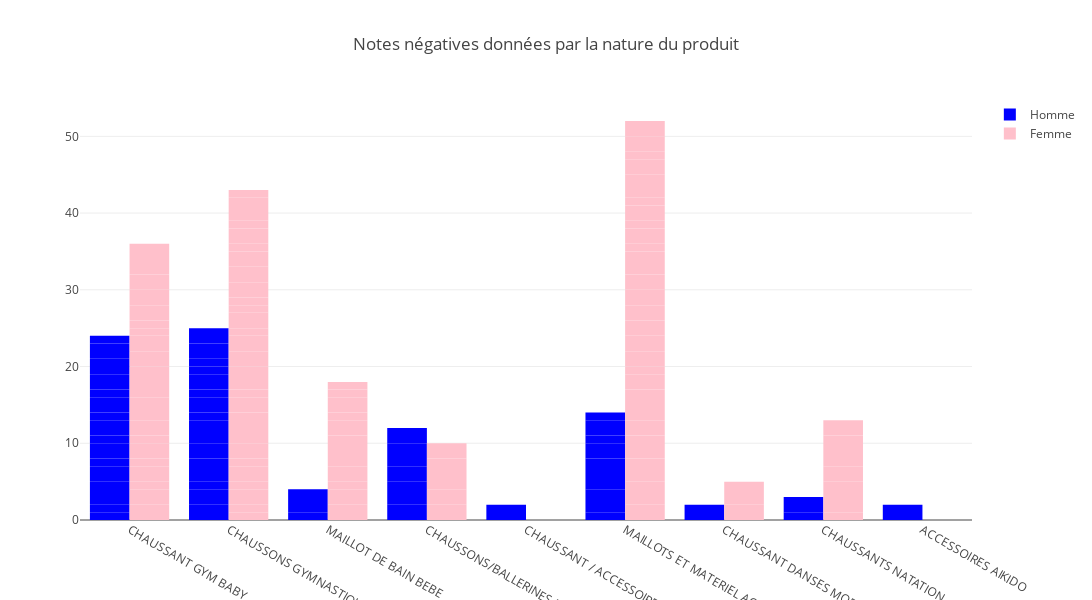

The code cell stored with this chart in its notebook:
### Code cell
df_chaussons = df_note[df_note['nature']=='Chaussons']

# Couleur personnalisée pour les barres
couleur_bars = 'rgba(0, 0, 128, 1)'  # Bleu foncé

# Créer la figure en utilisant les données correctes
fig = go.Figure(
    data=[
        go.Bar(
            x=df_chaussons[df_chaussons["sexe"] == "H"]["famille"],  # Nature pour le sexe "H"
            y=df_chaussons[df_chaussons["sexe"] == "H"]["note"],    # Notes pour le sexe "H"
            marker=dict(color='blue'),  # Couleur pour le sexe "H"
            name='Homme'  # Légende pour le sexe "H"
        ),
        go.Bar(
            x=df_chaussons[df_chaussons["sexe"] == "F"]["famille"],  # Nature pour le sexe "F"
            y=df_chaussons[df_chaussons["sexe"] == "F"]["note"],    # Notes pour le sexe "F"
            marker=dict(color='pink'),  # Couleur pour le sexe "F"
            name='Femme'  # Légende pour le sexe "F"
        )
    ],
    layout=go.Layout(
        title=go.layout.Title(text="Notes négatives données par la nature du produit"),
        plot_bgcolor='white',  # Couleur de fond en blanc
        width=1100,  # Largeur de la figure en pixels
        height=600,  # Hauteur de la figure en pixels
        barmode='group'  # Mode de groupage des barres
    )
)
fig.show()

### Figure 1 — Plotly figure (JSON) as saved in the notebook; plotly's stock layout.template omitted (floating-point values rounded to 4 significant figures)
{"data": [{"marker": {"color": "blue"}, "name": "Homme", "type": "bar", "x": ["CHAUSSANT GYM BABY", "CHAUSSONS GYMNASTIQUE", "CHAUSSONS GYMNASTIQUE", "CHAUSSANT GYM BABY", "CHAUSSANT GYM BABY", "CHAUSSANT GYM BABY", "MAILLOT DE BAIN BEBE", "MAILLOT DE BAIN BEBE", "CHAUSSANT GYM BABY", "CHAUSSONS/BALLERINES ESCALADE", "CHAUSSANT / ACCESSOIRES THERMIQUE GLISSE", "MAILLOTS ET MATERIEL AQUAGYM AQUABIKE", "CHAUSSANT GYM BABY", "MAILLOTS ET MATERIEL AQUAGYM AQUABIKE", "CHAUSSONS GYMNASTIQUE", "CHAUSSONS GYMNASTIQUE", "MAILLOTS ET MATERIEL AQUAGYM AQUABIKE", "CHAUSSONS GYMNASTIQUE", "CHAUSSONS GYMNASTIQUE", "CHAUSSONS GYMNASTIQUE", "CHAUSSANT GYM BABY", "CHAUSSANT GYM BABY", "CHAUSSONS GYMNASTIQUE", "CHAUSSONS GYMNASTIQUE", "CHAUSSONS GYMNASTIQUE", "CHAUSSONS GYMNASTIQUE", "CHAUSSONS GYMNASTIQUE", "CHAUSSONS/BALLERINES ESCALADE", "CHAUSSONS GYMNASTIQUE", "MAILLOTS ET MATERIEL AQUAGYM AQUABIKE", "CHAUSSONS GYMNASTIQUE", "MAILLOTS ET MATERIEL AQUAGYM AQUABIKE", "CHAUSSANT GYM BABY", "CHAUSSONS GYMNASTIQUE", "CHAUSSONS/BALLERINES ESCALADE", "CHAUSSANT DANSES MODERNES", "CHAUSSANT GYM BABY", "CHAUSSANT GYM BABY", "MAILLOTS ET MATERIEL AQUAGYM AQUABIKE", "CHAUSSONS GYMNASTIQUE", "CHAUSSANTS NATATION", "CHAUSSANT GYM BABY", "MAILLOTS ET MATERIEL AQUAGYM AQUABIKE", "CHAUSSANT GYM BABY", "CHAUSSONS/BALLERINES ESCALADE", "MAILLOTS ET MATERIEL AQUAGYM AQUABIKE", "CHAUSSONS/BALLERINES ESCALADE", "CHAUSSONS GYMNASTIQUE", "CHAUSSANT GYM BABY", "CHAUSSANT GYM BABY", "MAILLOT DE BAIN BEBE", "CHAUSSONS GYMNASTIQUE", "MAILLOTS ET MATERIEL AQUAGYM AQUABIKE", "ACCESSOIRES AIKIDO", "CHAUSSONS/BALLERINES ESCALADE", "MAILLOTS ET MATERIEL AQUAGYM AQUABIKE", "CHAUSSANT GYM BABY", "CHAUSSANTS NATATION", "CHAUSSONS/BALLERINES ESCALADE"], "y": [1, 2, 2, 1, 1, 2, 1, 2, 2, 2, 2, 1, 1, 2, 1, 1, 1, 2, 1, 1, 2, 1, 2, 1, 1, 2, 1, 1, 1, 2, 1, 2, 2, 1, 2, 2, 1, 2, 2, 1, 1, 1, 1, 2, 2, 1, 2, 2, 2, 2, 1, 2, 1, 2, 1, 1, 1, 2, 2]}, {"marker": {"color": "pink"}, "name": "Femme", "type": "bar", "x": ["MAILLOTS ET MATERIEL AQUAGYM AQUABIKE", "CHAUSSONS GYMNASTIQUE", "CHAUSSONS GYMNASTIQUE", "CHAUSSANTS NATATION", "MAILLOT DE BAIN BEBE", "MAILLOTS ET MATERIEL AQUAGYM AQUABIKE", "MAILLOTS ET MATERIEL AQUAGYM AQUABIKE", "CHAUSSANT DANSES MODERNES", "CHAUSSANT GYM BABY", "CHAUSSANT GYM BABY", "MAILLOTS ET MATERIEL AQUAGYM AQUABIKE", "CHAUSSANT GYM BABY", "CHAUSSANT GYM BABY", "CHAUSSONS GYMNASTIQUE", "CHAUSSANT GYM BABY", "CHAUSSONS GYMNASTIQUE", "MAILLOTS ET MATERIEL AQUAGYM AQUABIKE", "CHAUSSANT GYM BABY", "CHAUSSONS GYMNASTIQUE", "MAILLOTS ET MATERIEL AQUAGYM AQUABIKE", "MAILLOTS ET MATERIEL AQUAGYM AQUABIKE", "CHAUSSONS GYMNASTIQUE", "CHAUSSANTS NATATION", "MAILLOT DE BAIN BEBE", "CHAUSSANTS NATATION", "CHAUSSANT GYM BABY", "MAILLOTS ET MATERIEL AQUAGYM AQUABIKE", "CHAUSSANT GYM BABY", "CHAUSSONS GYMNASTIQUE", "CHAUSSONS GYMNASTIQUE", "MAILLOTS ET MATERIEL AQUAGYM AQUABIKE", "CHAUSSONS GYMNASTIQUE", "CHAUSSANT GYM BABY", "MAILLOTS ET MATERIEL AQUAGYM AQUABIKE", "MAILLOTS ET MATERIEL AQUAGYM AQUABIKE", "CHAUSSONS GYMNASTIQUE", "CHAUSSANT GYM BABY", "MAILLOTS ET MATERIEL AQUAGYM AQUABIKE", "CHAUSSONS GYMNASTIQUE", "MAILLOTS ET MATERIEL AQUAGYM AQUABIKE", "CHAUSSANT GYM BABY", "MAILLOTS ET MATERIEL AQUAGYM AQUABIKE", "CHAUSSANTS NATATION", "CHAUSSONS/BALLERINES ESCALADE", "CHAUSSONS GYMNASTIQUE", "CHAUSSONS GYMNASTIQUE", "MAILLOT DE BAIN BEBE", "CHAUSSANT GYM BABY", "MAILLOT DE BAIN BEBE", "MAILLOT DE BAIN BEBE", "CHAUSSONS GYMNASTIQUE", "CHAUSSANT GYM BABY", "MAILLOTS ET MATERIEL AQUAGYM AQUABIKE", "CHAUSSONS GYMNASTIQUE", "CHAUSSANT GYM BABY", "CHAUSSONS GYMNASTIQUE", "CHAUSSANT GYM BABY", "CHAUSSONS GYMNASTIQUE", "CHAUSSANT GYM BABY", "CHAUSSONS GYMNASTIQUE", "MAILLOTS ET MATERIEL AQUAGYM AQUABIKE", "CHAUSSONS/BALLERINES ESCALADE", "MAILLOT DE BAIN BEBE", "MAILLOT DE BAIN BEBE", "MAILLOTS ET MATERIEL AQUAGYM AQUABIKE", "CHAUSSONS GYMNASTIQUE", "CHAUSSONS GYMNASTIQUE", "CHAUSSONS GYMNASTIQUE", "MAILLOTS ET MATERIEL AQUAGYM AQUABIKE", "CHAUSSONS GYMNASTIQUE", "CHAUSSANT GYM BABY", "MAILLOT DE BAIN BEBE", "MAILLOTS ET MATERIEL AQUAGYM AQUABIKE", "CHAUSSANT DANSES MODERNES", "CHAUSSANT GYM BABY", "MAILLOTS ET MATERIEL AQUAGYM AQUABIKE", "MAILLOTS ET MATERIEL AQUAGYM AQUABIKE", "CHAUSSANTS NATATION", "MAILLOTS ET MATERIEL AQUAGYM AQUABIKE", "CHAUSSONS GYMNASTIQUE", "MAILLOTS ET MATERIEL AQUAGYM AQUABIKE", "CHAUSSONS GYMNASTIQUE", "MAILLOTS ET MATERIEL AQUAGYM AQUABIKE", "CHAUSSONS/BALLERINES ESCALADE", "MAILLOTS ET MATERIEL AQUAGYM AQUABIKE", "CHAUSSONS/BALLERINES ESCALADE", "CHAUSSONS/BALLERINES ESCALADE", "CHAUSSANT GYM BABY", "CHAUSSANT GYM BABY", "MAILLOT DE BAIN BEBE", "CHAUSSONS GYMNASTIQUE", "CHAUSSANTS NATATION", "MAILLOTS ET MATERIEL AQUAGYM AQUABIKE", "MAILLOTS ET MATERIEL AQUAGYM AQUABIKE", "MAILLOT DE BAIN BEBE", "MAILLOT DE BAIN BEBE", "MAILLOTS ET MATERIEL AQUAGYM AQUABIKE", "CHAUSSONS GYMNASTIQUE", "CHAUSSANT GYM BABY", "MAILLOTS ET MATERIEL AQUAGYM AQUABIKE", "MAILLOTS ET MATERIEL AQUAGYM AQUABIKE", "CHAUSSONS GYMNASTIQUE", "CHAUSSONS GYMNASTIQUE", "CHAUSSANTS NATATION", "MAILLOTS ET MATERIEL AQUAGYM AQUABIKE", "MAILLOT DE BAIN BEBE", "CHAUSSANT DANSES MODERNES", "MAILLOTS ET MATERIEL AQUAGYM AQUABIKE", "CHAUSSONS GYMNASTIQUE", "CHAUSSANT GYM BABY", "CHAUSSANT GYM BABY", "CHAUSSONS GYMNASTIQUE", "CHAUSSONS GYMNASTIQUE", "CHAUSSONS GYMNASTIQUE"], "y": [2, 1, 1, 1, 2, 1, 2, 2, 2, 2, 1, 1, 1, 1, 1, 1, 2, 1, 1, 1, 2, 1, 2, 1, 2, 2, 1, 1, 1, 1, 1, 1, 1, 2, 2, 1, 1, 2, 2, 1, 2, 2, 2, 2, 2, 2, 1, 1, 1, 2, 1, 2, 2, 1, 2, 2, 2, 2, 2, 2, 2, 2, 2, 2, 2, 1, 2, 1, 2, 1, 1, 2, 2, 1, 1, 2, 1, 2, 1, 2, 2, 2, 1, 2, 2, 2, 2, 2, 2, 1, 2, 2, 1, 1, 2, 1, 2, 1, 2, 2, 1, 1, 1, 2, 2, 1, 2, 2, 1, 2, 2, 1, 2, 1]}], "layout": {"barmode": "group", "height": 600, "plot_bgcolor": "white", "title": {"text": "Notes négatives données par la nature du produit"}, "width": 1100}}
